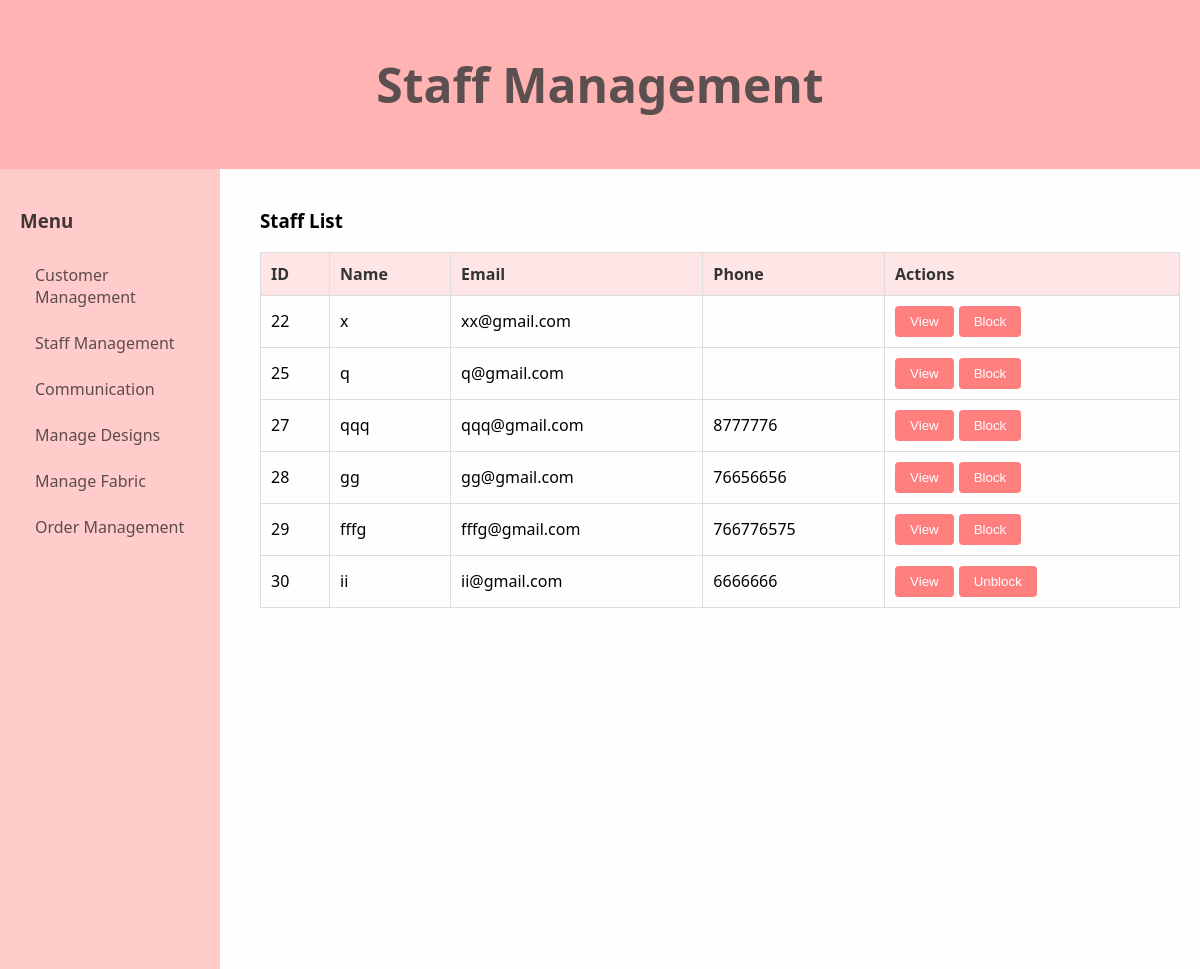
The app's page /admin/staff.php with its own data.
### tables this page shows
CREATE TABLE `users` (
  `USER_ID` int(11) NOT NULL,
  `USERNAME` varchar(50) NOT NULL,
  `PASSWORDD` varchar(255) NOT NULL,
  `EMAIL` varchar(100) NOT NULL,
  `PHONE` varchar(15) NOT NULL,
  `USER_TYPE` enum('ADMIN','CUSTOMER','STAFF') NOT NULL,
  `ADDRESSS` text DEFAULT NULL,
  `CREATED_AT` datetime NOT NULL DEFAULT current_timestamp(),
  `PROFILE_PICTURE` varchar(255) DEFAULT NULL,
  `blocked` tinyint(1) DEFAULT 0
);

### admin/staff.php (the view, shortened to what this page needs)
<?php
$conn = new mysqli('localhost', 'root', '', 'fashion');
$sql = "SELECT USER_ID, USERNAME, EMAIL, PHONE, blocked FROM users WHERE USER_TYPE = 'STAFF'";
$result = $conn->query($sql);
?>
<!DOCTYPE html>
<html lang="en">
<head>
    <link rel="stylesheet" href="admin1.css">
</head>
<body>
    <div class="header">
        <h1>Staff Management</h1>
    </div>
    <div class="admin-dashboard">
        <aside class="sidebar">
            <h3>Menu</h3>
            <a href="customers.php">Customer Management</a>
            <a href="staff.php">Staff Management</a>
            <a href="communications.php">Communication</a>
            <a href="manageDesign.php">Manage Designs</a>
            <a href="manageFabric.php">Manage Fabric</a>
            <a href="OrderManage.php">Order Management</a>
        </aside>
        <main class="content">
            <h3>Staff List</h3>
            <table>
                <thead>
                    <tr>
                        <th>ID</th>
                        <th>Name</th>
                        <th>Email</th>
                        <th>Phone</th>
                        <th>Actions</th>
                    </tr>
                </thead>
                <tbody>
                    <?php
                    if ($result->num_rows > 0) {
                        while ($row = $result->fetch_assoc()) {
                            echo "<tr>";
                            echo "<td>" . $row["USER_ID"] . "</td>";
                            echo "<td>" . $row["USERNAME"] . "</td>";
                            echo "<td>" . $row["EMAIL"] . "</td>";
                            echo "<td>" . $row["PHONE"] . "</td>";
                            echo "<td>";
                            echo "<a href='view_staff.php?id=" . $row["USER_ID"] . "'><button>View</button></a>";
                            if ($row['blocked'] == 1) {
                                echo "<a href='staff.php?action=unblock&id=" . $row["USER_ID"] . "'><button>Unblock</button></a>";
                            } else {
                                echo "<a href='staff.php?action=block&id=" . $row["USER_ID"] . "'><button>Block</button></a>";
                            }
                            echo "</td>";
                            echo "</tr>";
                        }
                    } else {
                        echo "<tr><td colspan='5'>No staff found</td></tr>";
                    }
                    ?>
                </tbody>
            </table>
        </main>
    </div>
</body>
</html>

### admin/admin1.css (style rules this page uses)
body { font-family: 'Segoe UI', Tahoma, Geneva, Verdana, sans-serif; background-color: #fefefe; margin: 0; padding: 0; }
.header { background-color: #ffb3b3; color: #5c4f4f; padding: 20px; text-align: center; font-size: 1.5em; }
.sidebar { width: 220px; background-color: #ffcccb; color: #413636; height: 100vh; float: left; padding: 20px; box-sizing: border-box; transition: width 0.3s; }
.sidebar a { color: #5c4c4c; display: block; padding: 12px 15px; text-decoration: none; border-radius: 4px; transition: background-color 0.3s; }
.content { margin-left: 240px; padding: 20px; box-sizing: border-box; }
table { width: 100%; border-collapse: collapse; }
th, td { border: 1px solid #ddd; padding: 10px; text-align: left; }
th { background-color: #ffe6e6; color: #333; }
button { padding: 8px 15px; margin-right: 5px; border: none; color: white; border-radius: 4px; background-color: #ff7f7f; cursor: pointer; transition: background-color 0.3s, transform 0.2s; }

### records on screen
users: USER_ID "22", USERNAME "x", EMAIL "xx@gmail.com"
users: USER_ID "25", USERNAME "q", EMAIL "q@gmail.com"
users: USER_ID "27", USERNAME "qqq", EMAIL "qqq@gmail.com", PHONE "8777776"
users: USER_ID "28", USERNAME "gg", EMAIL "gg@gmail.com", PHONE "76656656"
users: USER_ID "29", USERNAME "fffg", EMAIL "fffg@gmail.com", PHONE "766776575"
users: USER_ID "30", USERNAME "ii", EMAIL "ii@gmail.com", PHONE "6666666"
